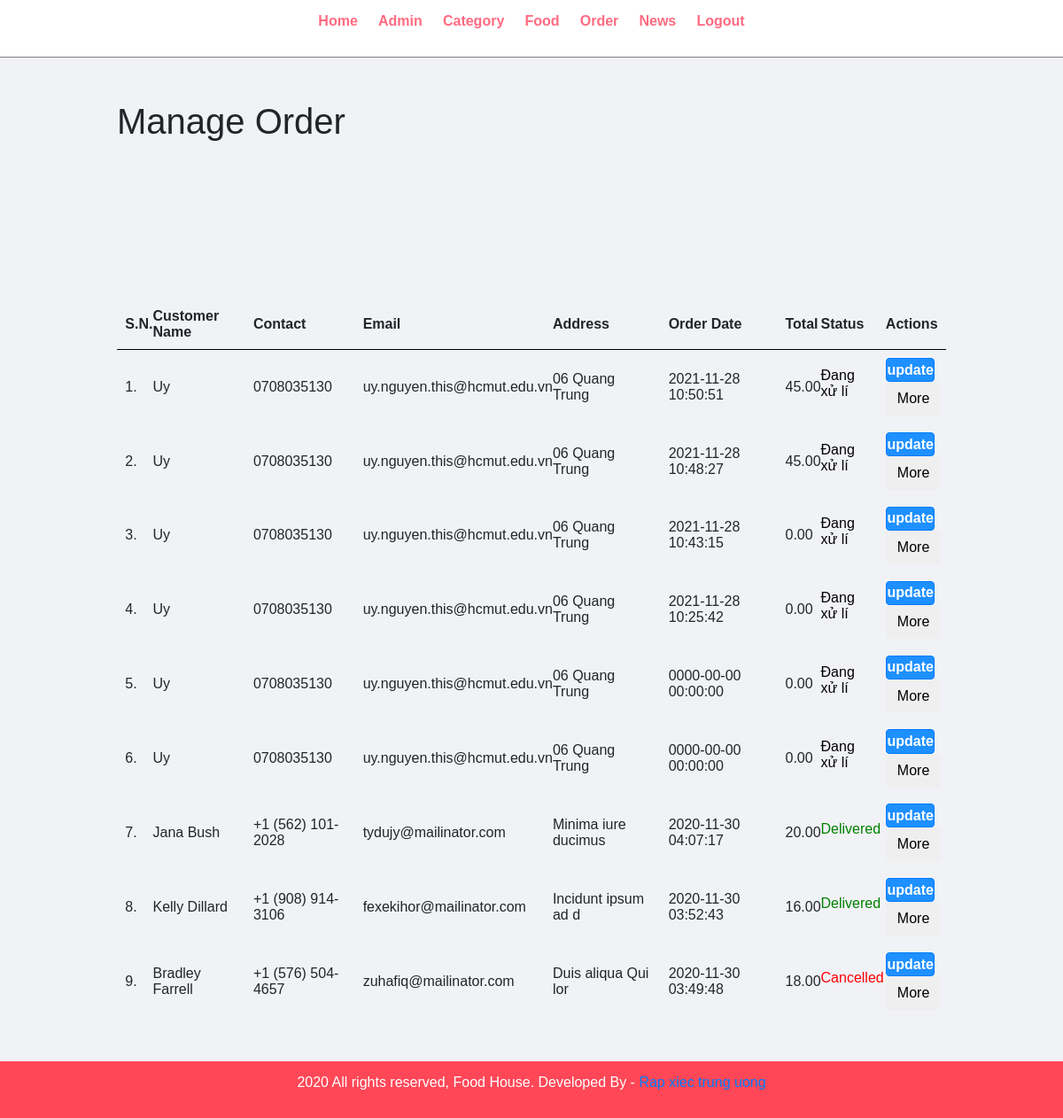
/view/admin/manage-order.php (signed in), run on an earlier commit of the app's database.
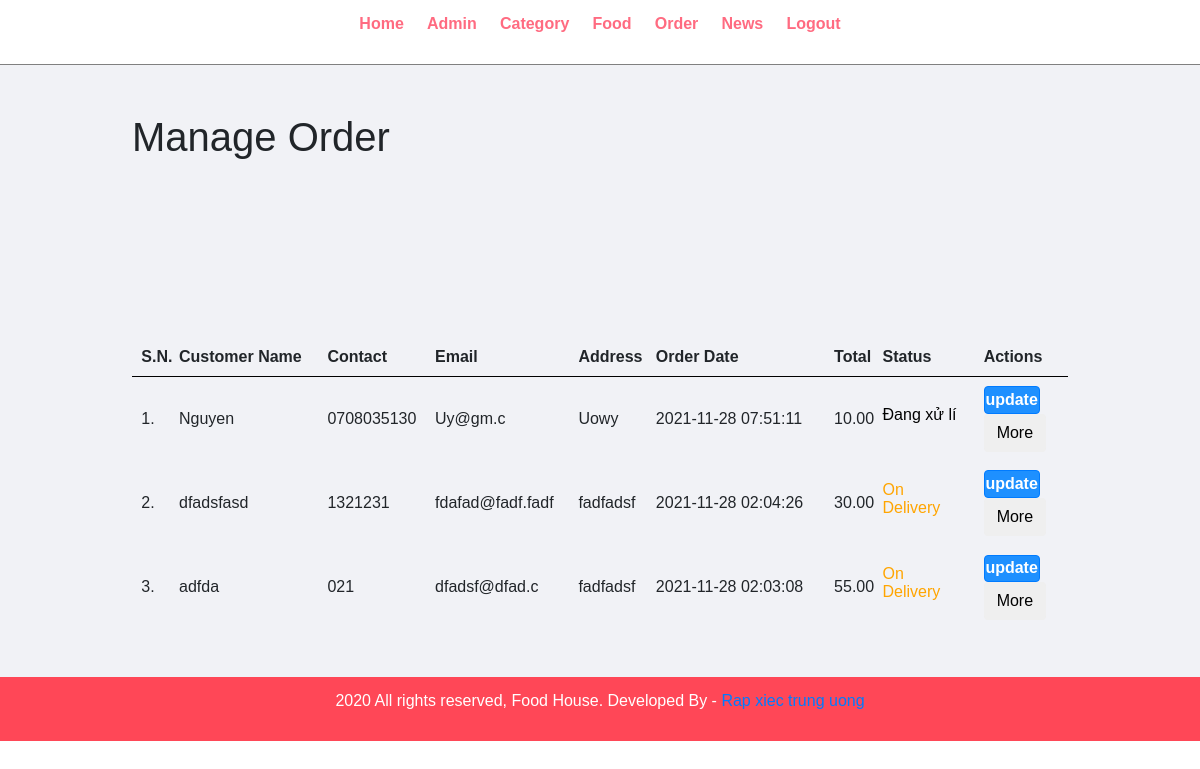
And on a later commit of the database.
### tables this page shows
CREATE TABLE `tbl_order` (
  `id` int(10) UNSIGNED NOT NULL,
  `total` decimal(10,2) NOT NULL,
  `order_date` datetime NOT NULL,
  `status` varchar(50) NOT NULL,
  `customer_name` varchar(150) NOT NULL,
  `customer_contact` varchar(20) NOT NULL,
  `customer_email` varchar(150) NOT NULL,
  `customer_address` varchar(255) NOT NULL
);

### view/admin/manage-order.php (the view, shortened to what the changed rows need)
<?php include('partials/menu.php'); ?>
<div class="main-content">
    <div class="wrapper">
        <h1>Manage Order</h1>
                <br /><br /><br />
                <br><br>
                <table class="tbl-full">
                    <tr>
                        <th>S.N.</th>
                        <th>Customer Name</th>
                        <th>Contact</th>
                        <th>Email</th>
                        <th>Address</th>
                        <th>Order Date</th>
                        <th>Total</th>
                        <th>Status</th>
                        <th>Actions</th>
                    </tr>
                    <?php
                        $sql = "SELECT * FROM tbl_order ORDER BY id DESC";
                        $res = mysqli_query($conn, $sql);
                        $count = mysqli_num_rows($res);
                        $sn = 1;
                        if($count>0)
                        {
                            while($row=mysqli_fetch_assoc($res))
                            {
                                $id = $row['id'];
                                $customer_name = $row['customer_name'];
                                $customer_contact = $row['customer_contact'];
                                $customer_email = $row['customer_email'];
                                $customer_address = $row['customer_address'];
                                $order_date = $row['order_date'];
                                $total = $row['total'];
                                $status = $row['status'];
                                if($status != "Completed"){
                                ?>
                                    <tr>
                                        <td><?php echo $sn++; ?>. </td>
                                        <td><?php echo $customer_name; ?></td>
                                        <td><?php echo $customer_contact; ?></td>
                                        <td><?php echo $customer_email; ?></td>
                                        <td><?php echo $customer_address; ?></td>
                                        <td><?php echo $order_date; ?></td>
                                        <td><?php echo $total; ?></td>
                                        <td>
                                            <?php
                                                if($status=="Ordered")
                                                {
                                                    echo "<label class='status_order'>$status</label>";
                                                }
                                                elseif($status=="On Delivery")
                                                {
                                                    echo "<label class='status_order' style='color: orange;'>$status</label>";
                                                }
                                                elseif($status=="Delivered")
                                                {
                                                    echo "<label class='status_order' style='color: green;'>$status</label>";
                                                }
                                                elseif($status=="Cancelled")
                                                {
                                                    echo "<label class='status_order' style='color: red;'>$status</label>";
                                                }
                                                else
                                                    echo "<label class='status_order' style='color: black;'>$status</label>";
                                            ?>
                                        </td>
                                        <td>
                                            <form class="editOrderForm">
                                                <button class="btn btn-primary" type="submit">update</button>
                                            </form>
                                            <button class="btn" data-toggle="modal" data-target="#Modal<?php echo $id;?>">More</button>
                                        </td>
                                    </tr>
                                    <div id="Modal<?php echo $id;?>" class="modal fade" role="dialog" aria-labelledby="myLargeModalLabel" >
                                        <div class="modal-dialog modal-lg">
                                            <div class="modal-content" style="width: 80%; margin: auto; margin-top: 50px;">
                                                    <div class="modal-body">
                                                         <?php
                                                            }
                                                        ?>
                                    </div></div></div></div>
                                <?php
                            }
                        }
                        else
                        {
                            echo "<tr><td colspan='12' class='error'>Orders not Available</td></tr>";
                        }
                    ?>
                </table>
    </div>
</div>
<?php include('partials/footer.php'); ?>

What changed in the data, as far as the page shows it:
no longer on this page (row edited): tbl_order: customer_name "Uy", customer_contact "0708035130", customer_email "uy.nguyen.this@hcmut.edu.vn", customer_address "06 Quang Trung", order_date "2021-11-28 10:50:51", total "45.00", status "Đang xử lí"
no longer on this page (row edited): tbl_order: customer_name "Uy", customer_contact "0708035130", customer_email "uy.nguyen.this@hcmut.edu.vn", customer_address "06 Quang Trung", order_date "2021-11-28 10:48:27", total "45.00", status "Đang xử lí"
no longer on this page (row edited): tbl_order: customer_name "Uy", customer_contact "0708035130", customer_email "uy.nguyen.this@hcmut.edu.vn", customer_address "06 Quang Trung", order_date "2021-11-28 10:43:15", total "0.00", status "Đang xử lí"
no longer on this page (row edited): tbl_order: customer_name "Uy", customer_contact "0708035130", customer_email "uy.nguyen.this@hcmut.edu.vn", customer_address "06 Quang Trung", order_date "2021-11-28 10:25:42", total "0.00", status "Đang xử lí"
no longer on this page (row edited): tbl_order: customer_name "Uy", customer_contact "0708035130", customer_email "uy.nguyen.this@hcmut.edu.vn", customer_address "06 Quang Trung", order_date "0000-00-00 00:00:00", total "0.00", status "Đang xử lí"
no longer on this page (row edited): tbl_order: customer_name "Uy", customer_contact "0708035130", customer_email "uy.nguyen.this@hcmut.edu.vn", customer_address "06 Quang Trung", order_date "0000-00-00 00:00:00", total "0.00", status "Đang xử lí"
no longer on this page (row edited): tbl_order: customer_name "Jana Bush", customer_contact "+1 (562) 101-2028", customer_email "tydujy@mailinator.com", customer_address "Minima iure ducimus", order_date "2020-11-30 04:07:17", total "20.00", status "Delivered"
no longer on this page (row edited): tbl_order: customer_name "Kelly Dillard", customer_contact "+1 (908) 914-3106", customer_email "fexekihor@mailinator.com", customer_address "Incidunt ipsum ad d", order_date "2020-11-30 03:52:43", total "16.00", status "Delivered"
no longer on this page (row edited): tbl_order: customer_name "Bradley Farrell", customer_contact "+1 (576) 504-4657", customer_email "zuhafiq@mailinator.com", customer_address "Duis aliqua Qui lor", order_date "2020-11-30 03:49:48", total "18.00", status "Cancelled"
added tbl_order: customer_name "Nguyen", customer_contact "0708035130", customer_email "Uy@gm.c", customer_address "Uowy", order_date "2021-11-28 07:51:11", total "10.00", status "Đang xử lí"
added tbl_order: customer_name "dfadsfasd", customer_contact "1321231", customer_email "fdafad@fadf.fadf", customer_address "fadfadsf", order_date "2021-11-28 02:04:26", total "30.00", status "On Delivery"
added tbl_order: customer_name "adfda", customer_contact "021", customer_email "dfadsf@dfad.c", customer_address "fadfadsf", order_date "2021-11-28 02:03:08", total "55.00", status "On Delivery"
